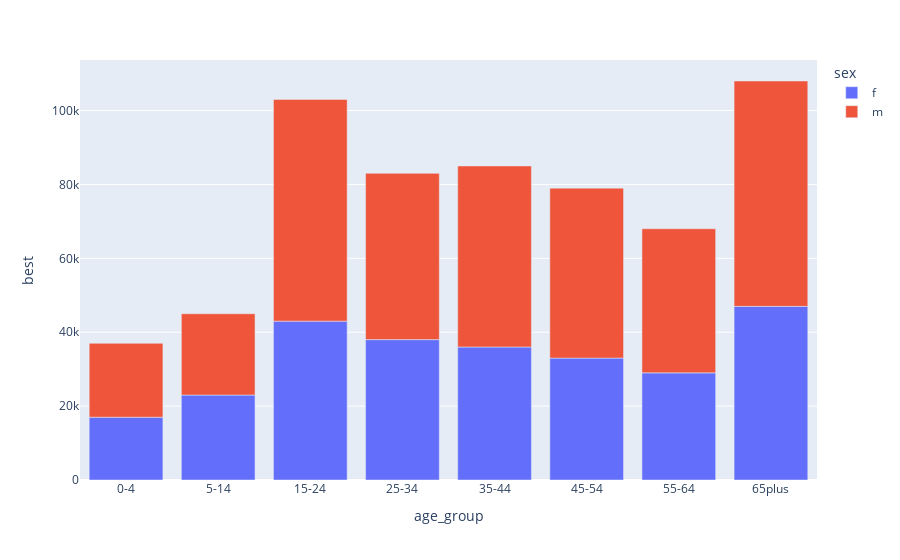

This figure's notebook cell:
### Code cell
px.bar(rfs_pak_age_sex_w_all, x = 'age_group', y = 'best', color='sex')

### Figure 1 — Plotly figure (JSON) as saved in the notebook; plotly's stock layout.template omitted (floating-point values rounded to 4 significant figures)
{"data": [{"alignmentgroup": "True", "hovertemplate": "sex=f<br>age_group=%{x}<br>best=%{y}<extra></extra>", "legendgroup": "f", "marker": {"color": "#636efa", "pattern": {"shape": ""}}, "name": "f", "offsetgroup": "f", "orientation": "v", "showlegend": true, "textposition": "auto", "type": "bar", "x": ["0-4", "5-14", "15-24", "25-34", "35-44", "45-54", "55-64", "65plus"], "xaxis": "x", "y": [17000, 23000, 43000, 38000, 36000, 33000, 29000, 47000], "yaxis": "y"}, {"alignmentgroup": "True", "hovertemplate": "sex=m<br>age_group=%{x}<br>best=%{y}<extra></extra>", "legendgroup": "m", "marker": {"color": "#EF553B", "pattern": {"shape": ""}}, "name": "m", "offsetgroup": "m", "orientation": "v", "showlegend": true, "textposition": "auto", "type": "bar", "x": ["0-4", "5-14", "15-24", "25-34", "35-44", "45-54", "55-64", "65plus"], "xaxis": "x", "y": [20000, 22000, 60000, 45000, 49000, 46000, 39000, 61000], "yaxis": "y"}], "layout": {"barmode": "relative", "legend": {"title": {"text": "sex"}, "tracegroupgap": 0}, "margin": {"t": 60}, "xaxis": {"anchor": "y", "domain": [0, 1], "title": {"text": "age_group"}}, "yaxis": {"anchor": "x", "domain": [0, 1], "title": {"text": "best"}}}}
